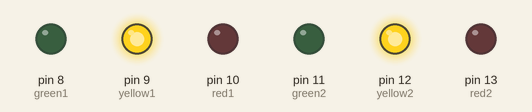
A sketch run on a simulated Arduino Uno, built with avr-gcc and run on an emulated ATmega328P. Shown: output pins drawn as LEDs (lit = HIGH).

Above: at 3.5 s.
At 10.5 s:
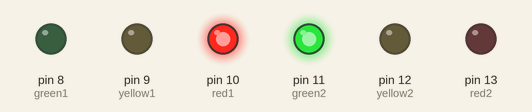
At 15.5 s:
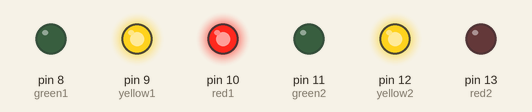
At 25.5 s:
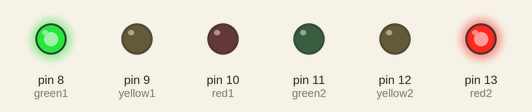
At 37.5 s:
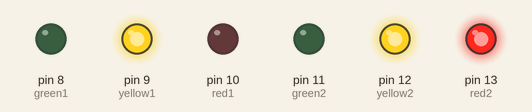
Timing chart, 0 to 44.2 s (numbered marks = the images above):
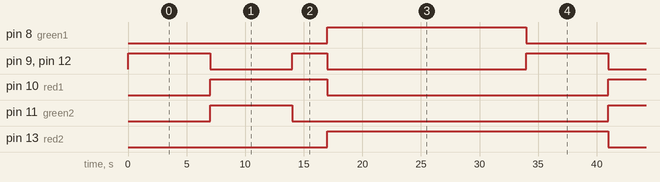

The sketch:

tinker1.ino
```cpp
//TRAFFIC LIGHT 1
int red1 = 10;
//means exactly to stop,
//the red led light at the same time with the green light at the other side people to stop
int yellow1 = 9;
//to slow down
//the yellow led light at the same time after the green and the red one
int green1 = 8;
//means driving a head
//the green led is the fast one to light after the red led
// traffic light 2 //
int red2 = 13;
int yellow2 = 12;
int green2 = 11;
void setup (){
  //light1//here we do any setup required before begining
  pinMode (red1, OUTPUT);
  pinMode (yellow1, OUTPUT);
  pinMode (green1, OUTPUT);
   //light2
  pinMode (red2, OUTPUT);
  pinMode (yellow2, OUTPUT);
  pinMode (green2, OUTPUT);
}
void loop () {
  changeLights ();
  delay(10000);
}
  void changeLights () {
    //both yellow turns on//here we give them directions on which one to light fast giving others space
    digitalWrite(green1, LOW);
    digitalWrite(yellow1, HIGH);
    digitalWrite(yellow2, HIGH);
    delay(7000);
    //TURNS OFF BOTH YELLOW AND TURNS ON RED1 AND GREEN2//
    digitalWrite(yellow1, LOW);
    digitalWrite(red1, HIGH);
    digitalWrite(yellow2, LOW);
     digitalWrite(red2, LOW);
    digitalWrite(green2, HIGH);
    delay(7000);
      //both of the yellow lights turns on
        digitalWrite(yellow1, HIGH);
    digitalWrite(yellow2, HIGH);
    digitalWrite(green2, LOW);
    delay(3000);
       //turns off both yellow light and turns on green1 and red2
      digitalWrite(green1, HIGH);
    digitalWrite(yellow1, LOW);
    digitalWrite(red1, LOW);
     digitalWrite(yellow2, LOW);
    digitalWrite(red2, HIGH);
    delay(7000);
  }
```

Measured:
- by itself, pin 8 (green1): alternates HIGH for 17.0 s and LOW for 17.0 s
- by itself, pin 9 (yellow1), pin 12 (yellow2): repeats every 34.0 s: LOW 7.0 s, HIGH 3.0 s, LOW 17.0 s, HIGH 7.0 s
- by itself, pin 10 (red1): alternates HIGH for 10.0 s and LOW for 24.0 s
- by itself, pin 11 (green2): alternates HIGH for 7.0 s and LOW for 27.0 s
- by itself, pin 13 (red2): alternates HIGH for 24.0 s and LOW for 10.0 s
